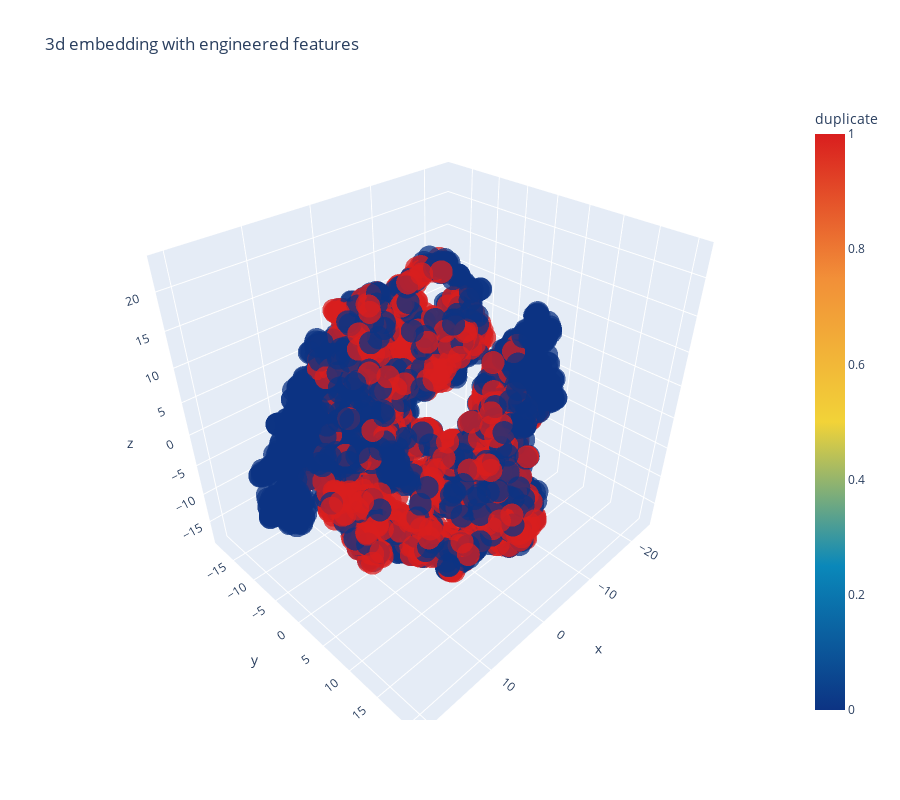

Write notebook code for a chart like this one.
### Code cell
import plotly.offline as py

layout = dict(height=800, width=900, title='=')
fig = dict(data=Data, layout=layout)
py.iplot(fig, filename='3DBubble')

plt.show()

### Figure 1 — Plotly figure (JSON) as saved in the notebook; plotly's stock layout.template omitted (floating-point values rounded to 4 significant figures; data arrays with more than 128 entries replaced by an {"elided": "..."} marker saying what was removed)
{"data": [{"marker": {"color": {"elided": "5000 int values"}, "colorbar": {"title": {"text": "duplicate"}}, "colorscale": [[0, "rgb(12,51,131)"], [0.25, "rgb(10,136,186)"], [0.5, "rgb(242,211,56)"], [0.75, "rgb(242,143,56)"], [1, "rgb(217,30,30)"]], "line": {"color": "rgb(255, 255, 255)"}, "opacity": 0.75, "sizemode": "diameter"}, "mode": "markers", "type": "scatter3d", "x": {"elided": "5000 float values"}, "y": {"elided": "5000 float values"}, "z": {"elided": "5000 float values"}}], "layout": {"height": 800, "title": {"text": "3d embedding with engineered features"}, "width": 900}}
